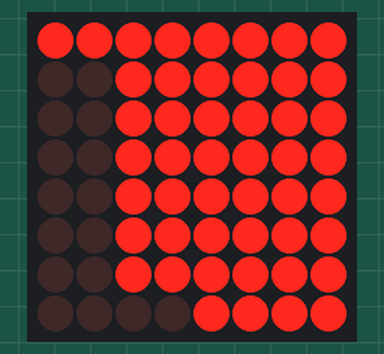
Recording of a sketch running on a simulated Arduino Uno, built with avr-gcc and run on an emulated ATmega328P. Shown: 8×8 LED matrix. Random numbers use the default seed unless the sketch sets one; what the sketch prints to the serial monitor is not drawn.

Above: at 0.07 s.
At 4.98 s:
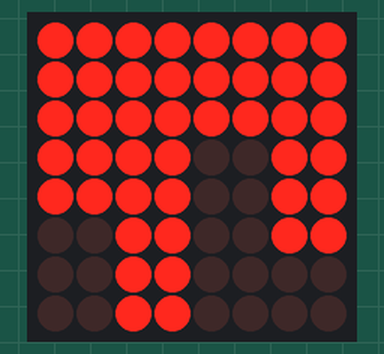
At 10.0 s:
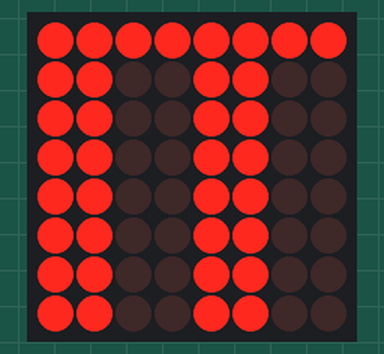
At 19.92 s:
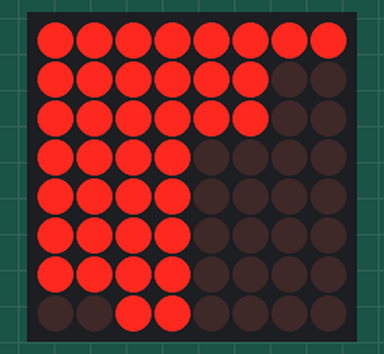
At 29.97 s:
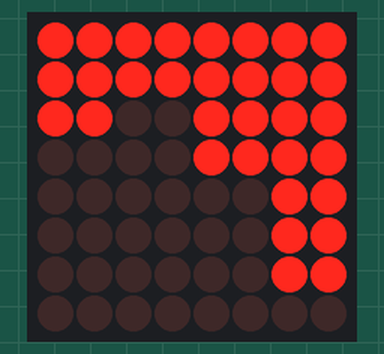
At 39.92 s:
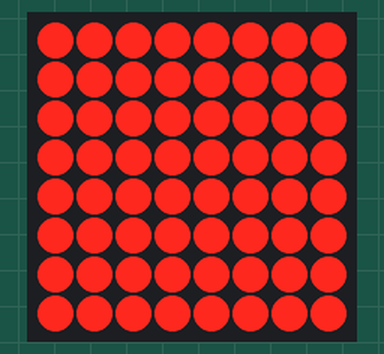

The sketch:

blinkenlights.ino
```cpp
// (licence header left out)
#include <Wire.h>
#include "Adafruit_LEDBackpack.h"
#include "Adafruit_GFX.h"

Adafruit_8x8matrix matrix = Adafruit_8x8matrix();

void setup() {
  Serial.begin(9600);
  Serial.println("Blinkenlights start");

  matrix.begin(0x70);
}


void loop() {
  int8_t cpuCount = 4;

  matrix.clear();
  for (int8_t cpuID=0; cpuID < cpuCount; cpuID++) {
    int8_t usage = random(0, 100);
    graphCPU(cpuCount, cpuID, usage);
  }
  delay(100);
}

void graphCPU(int8_t cpuCount, int8_t cpuID, int8_t cpuUsage) {

  int8_t linesPerCPU = 0;
  switch(cpuCount) {
    case 8:
    case 6:
      linesPerCPU = 1;
      break;
    case 4:
    case 3:
      linesPerCPU = 2;
      break;
    case 2:
      linesPerCPU = 4;
      break;
    case 1:
      linesPerCPU = 8;
      break;
  }


  int8_t usagePoints = (cpuUsage / 0.80) / 10;
  for (int8_t line = 0; line < linesPerCPU; line++) {
    int8_t start = cpuID * linesPerCPU;
    matrix.drawLine(start + line, 0, start + line, usagePoints, LED_ON);
    delay(1);
  }
  matrix.writeDisplay();
}
```
